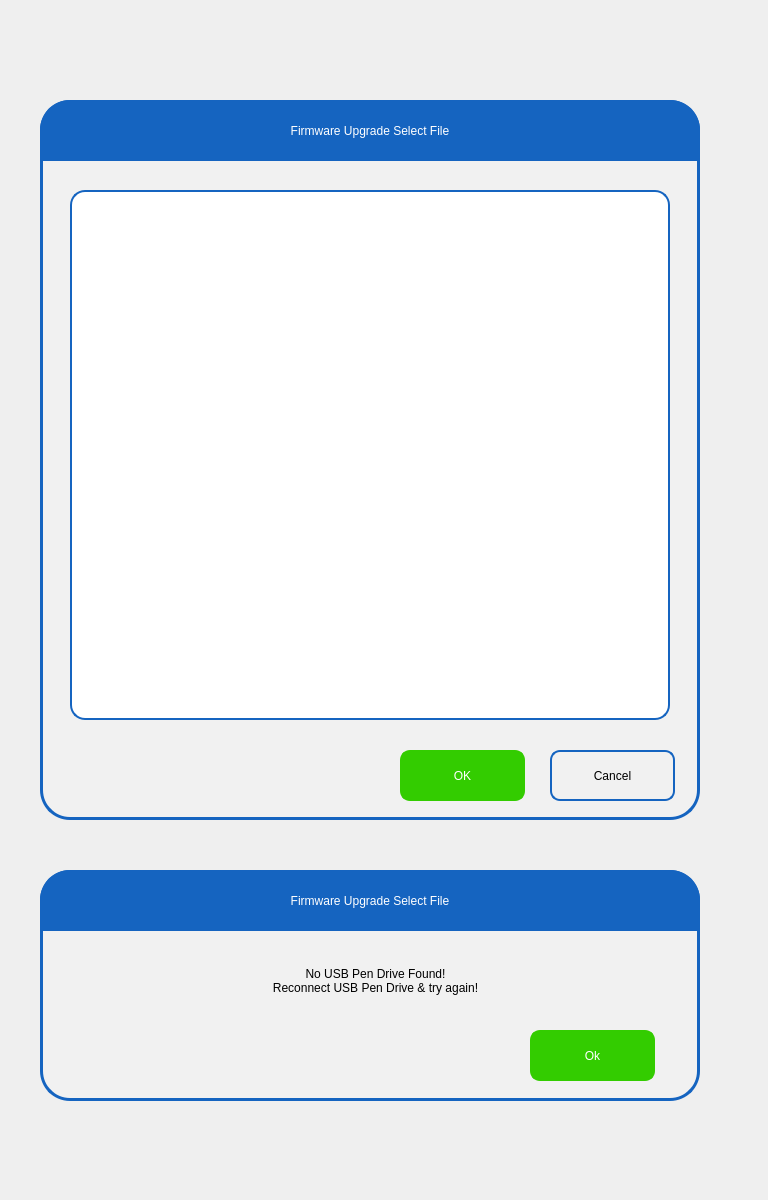
<?xml version="1.0" encoding="UTF-8"?>
<ui version="4.0">
 <class>sFileSelect</class>
 <widget class="QWidget" name="sFileSelect">
  <property name="geometry">
   <rect>
    <x>0</x>
    <y>0</y>
    <width>768</width>
    <height>1200</height>
   </rect>
  </property>
  <property name="windowTitle">
   <string>Form</string>
  </property>
  <widget class="QFrame" name="frFileSelect">
   <property name="geometry">
    <rect>
     <x>40</x>
     <y>100</y>
     <width>660</width>
     <height>720</height>
    </rect>
   </property>
   <property name="styleSheet">
    <string notr="true">border-width: 3px;
border-color: rgb(21, 100, 192);
border-style: solid;
border-radius: 30px;

color: rgb(0, 0, 0);
font: 75 16pt &quot;Roboto Medium&quot;;

background-color: rgb(241, 241, 241);
</string>
   </property>
   <property name="frameShape">
    <enum>QFrame::StyledPanel</enum>
   </property>
   <property name="frameShadow">
    <enum>QFrame::Raised</enum>
   </property>
   <widget class="QLabel" name="lblCaption">
    <property name="geometry">
     <rect>
      <x>0</x>
      <y>0</y>
      <width>660</width>
      <height>61</height>
     </rect>
    </property>
    <property name="styleSheet">
     <string notr="true">font: 75 16pt &quot;Roboto Medium&quot;;
background-color: rgb(21, 100, 192);
color: rgb(255, 255, 255);
border-radius : 0px;
border-top-left-radius: 30px;
border-top-right-radius: 30px;
border-width:0px;



</string>
    </property>
    <property name="text">
     <string>Firmware Upgrade Select File</string>
    </property>
    <property name="alignment">
     <set>Qt::AlignCenter</set>
    </property>
   </widget>
   <widget class="QPushButton" name="pbSelected">
    <property name="geometry">
     <rect>
      <x>360</x>
      <y>650</y>
      <width>125</width>
      <height>51</height>
     </rect>
    </property>
    <property name="focusPolicy">
     <enum>Qt::ClickFocus</enum>
    </property>
    <property name="styleSheet">
     <string notr="true">QPushButton{
background-color: rgb(51, 204, 0);
border-width: 2px;
border-color: rgb(51, 204, 0);
border-style: solid;
border-radius: 10;
color: rgb(255, 255, 255);
font: 75 16pt &quot;Roboto Medium&quot;;
}
QPushButton:disabled { 
background-color: rgb(204, 244, 198);
border-width: 2px;
border-color: rgb(127, 143, 127);
border-style: solid;
border-radius: 10;
color: rgb(0, 0, 0);
font: 75 16pt &quot;Roboto Medium&quot;;
}
QPushButton:pressed {
background-color: rgb(24, 163, 3);
border-width: 2px;
border-color: rgb(24, 163, 3);
border-style: solid;
border-radius: 10;
color: rgb(255, 255, 255);
font: 75 16pt &quot;Roboto Medium&quot;;
}
QPushButton:down {
background-color: rgb(24, 163, 3);
border-width: 2px;
border-color: rgb(24, 163, 3);
border-style: solid;
border-radius: 10;
color: rgb(0, 0, 0);
font: 75 16pt &quot;Roboto Medium&quot;;
}
QPushButton:default {
background-color: rgb(241, 241, 241);
border-width: 2px;
border-color: rgb(21, 100, 192);
border-style: solid;
border-radius: 10;
color: rgb(0, 0, 0);
font: 75 16pt &quot;Roboto Medium&quot;;
}
</string>
    </property>
    <property name="text">
     <string>OK</string>
    </property>
   </widget>
   <widget class="QPushButton" name="pbCancel">
    <property name="geometry">
     <rect>
      <x>510</x>
      <y>650</y>
      <width>125</width>
      <height>51</height>
     </rect>
    </property>
    <property name="focusPolicy">
     <enum>Qt::ClickFocus</enum>
    </property>
    <property name="styleSheet">
     <string notr="true">QPushButton{
background-color: rgb(241, 241, 241);
border-width: 2px;
border-color: rgb(21, 100, 192);
border-style: solid;
border-radius: 10;
color: rgb(0, 0, 0);
font: 75 16pt &quot;Roboto Medium&quot;;
}
QPushButton:disabled { 
background-color: rgb(204, 244, 198);
border-width: 2px;
border-color: rgb(127, 143, 127);
border-style: solid;
border-radius: 10;
color: rgb(0, 0, 0);
font: 75 16pt &quot;Roboto Medium&quot;;
}
QPushButton:pressed {
background-color: rgb(194, 194, 194);
border-width: 2px;
border-color: rgb(194, 194, 194);
border-style: solid;
border-radius: 10;
color: rgb(255, 255, 255);
font: 75 16pt &quot;Roboto Medium&quot;;
}
QPushButton:down {
background-color: rgb(24, 163, 3);
border-width: 2px;
border-color: rgb(24, 163, 3);
border-style: solid;
border-radius: 10;
color: rgb(0, 0, 0);
font: 75 16pt &quot;Roboto Medium&quot;;
}
QPushButton:default {
background-color: rgb(241, 241, 241);
border-width: 2px;
border-color: rgb(21, 100, 192);
border-style: solid;
border-radius: 10;
color: rgb(0, 0, 0);
font: 75 16pt &quot;Roboto Medium&quot;;
}
</string>
    </property>
    <property name="text">
     <string>Cancel</string>
    </property>
   </widget>
   <widget class="QListWidget" name="lwFiles">
    <property name="geometry">
     <rect>
      <x>30</x>
      <y>90</y>
      <width>600</width>
      <height>530</height>
     </rect>
    </property>
    <property name="focusPolicy">
     <enum>Qt::ClickFocus</enum>
    </property>
    <property name="contextMenuPolicy">
     <enum>Qt::NoContextMenu</enum>
    </property>
    <property name="styleSheet">
     <string notr="true">QListWidget {
  border: 2px solid rgb(21, 100, 192);
   border-radius: 15px;
   background-color: rgb(255, 255, 255);
   color: rgb(0, 0, 0);
   font: 75 16pt &quot;Roboto Medium&quot;;
   /*border-bottom-right-radius: 15px;*/

}
QListWidget QAbstractItemView {
   border: 2px solid darkgray;
   font: 75 16pt &quot;Roboto Medium&quot;;
   border-radius: 5px;
   background-color: rgb(255, 255, 255);

}
QListWidget::item {
 height:41px;
}

QListWidget::item::selected {
   background-color:  rgb(21, 100, 192);
   color:  rgb(255, 255, 255);
}

QListWidget::item::hover {
   background-color:  rgb(21, 100, 192);
   color:  rgb(255, 255, 255);

}

/*  vertical */
QListWidget QScrollBar:vertical {
     border: 0px solid  rgb(21, 100, 192);
     background:  rgb(230,230,230);
     width: 41px;
	 margin: 50px 0 50px 0;
     border-left: 2px solid  rgb(182, 182, 182);
     border-radius: 0px;
 }

QListWidget QScrollBar::handle:vertical {
     background:  rgb(182, 182, 182);
     min-height: 20px;
 }

QListWidget QScrollBar::add-line:vertical {
     border: 0px solid grey;
     background:  rgb(230,230,230);
     height: 50px;
     subcontrol-position: bottom;
     subcontrol-origin: margin;
 }

QListWidget QScrollBar::sub-line:vertical {
     border: 0px solid grey;
     background:  rgb(230,230,230);
     height: 50px;
     subcontrol-position: top;
     subcontrol-origin: margin;
 }

QListWidget QScrollBar::up-arrow:vertical {
     width: 41px;
     height: 50px;
     background-image: url(:/images/icons/cuparrow.png);
}

QListWidget QScrollBar::down-arrow:vertical {
     width: 41px;
      height: 50px;
      background-image: url(:/images/icons/cdownarrow.png);
 }

QListWidget QScrollBar::add-page:vertical, QScrollBar::sub-page:vertical {
      background: none;
 }
</string>
    </property>
    <property name="horizontalScrollBarPolicy">
     <enum>Qt::ScrollBarAlwaysOff</enum>
    </property>
    <property name="isWrapping" stdset="0">
     <bool>false</bool>
    </property>
    <property name="wordWrap">
     <bool>true</bool>
    </property>
   </widget>
  </widget>
  <widget class="QFrame" name="frMessage">
   <property name="geometry">
    <rect>
     <x>40</x>
     <y>870</y>
     <width>660</width>
     <height>231</height>
    </rect>
   </property>
   <property name="styleSheet">
    <string notr="true">border-width: 3px;
border-color: rgb(21, 100, 192);
border-style: solid;
border-radius: 30px;

color: rgb(0, 0, 0);
font: 75 16pt &quot;Roboto Medium&quot;;

background-color: rgb(241, 241, 241);
</string>
   </property>
   <property name="frameShape">
    <enum>QFrame::StyledPanel</enum>
   </property>
   <property name="frameShadow">
    <enum>QFrame::Raised</enum>
   </property>
   <widget class="QLabel" name="lblMessage">
    <property name="geometry">
     <rect>
      <x>110</x>
      <y>70</y>
      <width>451</width>
      <height>81</height>
     </rect>
    </property>
    <property name="styleSheet">
     <string notr="true">border-width: 0px;
font: 75 16pt &quot;Roboto Medium&quot;;</string>
    </property>
    <property name="text">
     <string>No USB Pen Drive Found!
Reconnect USB Pen Drive &amp; try again!</string>
    </property>
    <property name="alignment">
     <set>Qt::AlignCenter</set>
    </property>
    <property name="wordWrap">
     <bool>true</bool>
    </property>
   </widget>
   <widget class="QLabel" name="lblMCaption">
    <property name="geometry">
     <rect>
      <x>0</x>
      <y>0</y>
      <width>660</width>
      <height>61</height>
     </rect>
    </property>
    <property name="styleSheet">
     <string notr="true">font: 75 16pt &quot;Roboto Medium&quot;;
background-color: rgb(21, 100, 192);
color: rgb(255, 255, 255);
border-radius : 0px;
border-top-left-radius: 30px;
border-top-right-radius: 30px;
border-width:0px;


</string>
    </property>
    <property name="text">
     <string>Firmware Upgrade Select File</string>
    </property>
    <property name="alignment">
     <set>Qt::AlignCenter</set>
    </property>
   </widget>
   <widget class="QPushButton" name="pbOK">
    <property name="geometry">
     <rect>
      <x>490</x>
      <y>160</y>
      <width>125</width>
      <height>51</height>
     </rect>
    </property>
    <property name="focusPolicy">
     <enum>Qt::ClickFocus</enum>
    </property>
    <property name="styleSheet">
     <string notr="true">QPushButton{
background-color: rgb(51, 204, 0);
border-width: 2px;
border-color: rgb(51, 204, 0);
border-style: solid;
border-radius: 10;
color: rgb(255, 255, 255);
font: 75 16pt &quot;Roboto Medium&quot;;
}
QPushButton:disabled { 
background-color: rgb(204, 244, 198);
border-width: 2px;
border-color: rgb(127, 143, 127);
border-style: solid;
border-radius: 10;
color: rgb(0, 0, 0);
font: 75 16pt &quot;Roboto Medium&quot;;
}
QPushButton:pressed {
background-color: rgb(24, 163, 3);
border-width: 2px;
border-color: rgb(24, 163, 3);
border-style: solid;
border-radius: 10;
color: rgb(255, 255, 255);
font: 75 16pt &quot;Roboto Medium&quot;;
}
QPushButton:down {
background-color: rgb(24, 163, 3);
border-width: 2px;
border-color: rgb(24, 163, 3);
border-style: solid;
border-radius: 10;
color: rgb(0, 0, 0);
font: 75 16pt &quot;Roboto Medium&quot;;
}
QPushButton:default {
background-color: rgb(241, 241, 241);
border-width: 2px;
border-color: rgb(21, 100, 192);
border-style: solid;
border-radius: 10;
color: rgb(0, 0, 0);
font: 75 16pt &quot;Roboto Medium&quot;;
}
</string>
    </property>
    <property name="text">
     <string>Ok</string>
    </property>
   </widget>
  </widget>
 </widget>
 <resources/>
 <connections/>
</ui>
